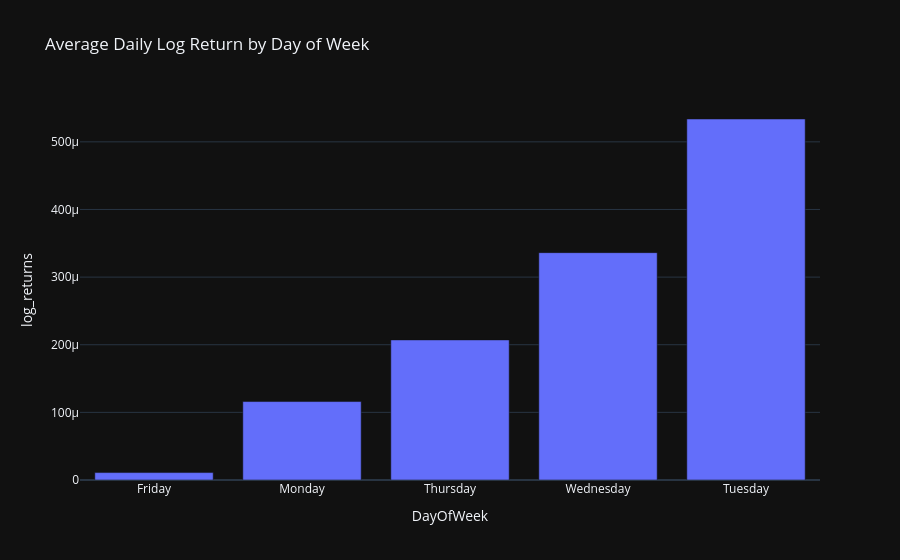

Notebook code for this chart:
### Markdown cell above
### 📉 Drawdown Analysis — Understanding Portfolio Risk

Drawdown measures the **peak-to-trough decline** in cumulative returns — a critical risk metric in finance.

**Key Statistics:**
- **Maximum Drawdown:** -56.78% on **2009-03-09**
- This occurred during the depths of the **2008–2009 Global Financial Crisis**

**Interpretation:**
- A -56.78% drawdown means an investor who entered at the peak would have lost over half their capital at the trough.
- Recovery from such events often takes years, highlighting the importance of risk management.

**Business Relevance:**
- Drawdown analysis is essential for **risk management**, **portfolio construction**, and **stress testing**.
- Understanding historical worst-case scenarios helps quantify tail risk and informs decisions on position sizing, hedging, and stop-loss strategies.
- Future anomaly detection and modeling phases will build on this foundation.

**Visualization:** See the interactive plot above showing drawdown evolution over 26+ years.

### Code cell
# === CALENDAR & SEASONALITY ANALYSIS ===
raw['DayOfWeek'] = raw.index.day_name()
raw['Month'] = raw.index.month_name()
raw['Year'] = raw.index.year

# Average return by day of week
dow_returns = raw.groupby('DayOfWeek')['log_returns'].mean().sort_values()
print("Average Log Return by Day of Week:\n", dow_returns)

# Average return by month
month_returns = raw.groupby('Month')['log_returns'].mean().sort_values()
print("\nAverage Log Return by Month:\n", month_returns)

# Plot
import plotly.express as px
fig = px.bar(dow_returns.reset_index(), x='DayOfWeek', y='log_returns', 
             title='Average Daily Log Return by Day of Week')
fig.show()

### Figure 1 — Plotly figure (JSON) as saved in the notebook; plotly's stock layout.template omitted (floating-point values rounded to 4 significant figures)
{"data": [{"hovertemplate": "DayOfWeek=%{x}<br>log_returns=%{y}<extra></extra>", "legendgroup": "", "marker": {"color": "#636efa", "pattern": {"shape": ""}}, "name": "", "orientation": "v", "showlegend": false, "textposition": "auto", "type": "bar", "x": ["Friday", "Monday", "Thursday", "Wednesday", "Tuesday"], "xaxis": "x", "y": [1.098e-05, 0.000116, 0.0002071, 0.0003362, 0.0005338], "yaxis": "y"}], "layout": {"barmode": "relative", "legend": {"tracegroupgap": 0}, "title": {"text": "Average Daily Log Return by Day of Week"}, "xaxis": {"anchor": "y", "domain": [0, 1], "title": {"text": "DayOfWeek"}}, "yaxis": {"anchor": "x", "domain": [0, 1], "title": {"text": "log_returns"}}}}
